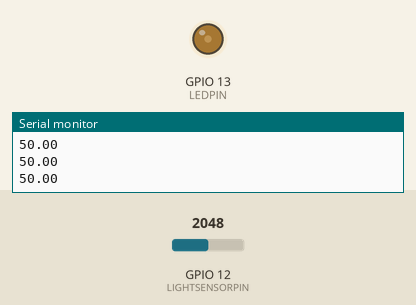
Bench run of a program on a simulated ESP32. Parts: output pins drawn as LEDs (lit = HIGH), the last lines printed to the serial monitor. Inputs (shaded band) come from the test bench; at power-on: GPIO 12 (LIGHTSENSORPIN) = 2048.

Above: at 1.2 s.
1.3 s: GPIO 12 (LIGHTSENSORPIN) set to 2866
At 2.3 s:
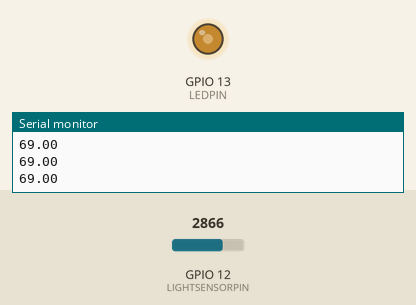
2.9 s: GPIO 12 (LIGHTSENSORPIN) set to 3603
At 3.5 s:
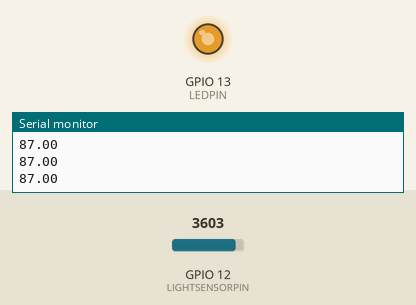
4.5 s: GPIO 12 (LIGHTSENSORPIN) set to 0
At 5.8 s:
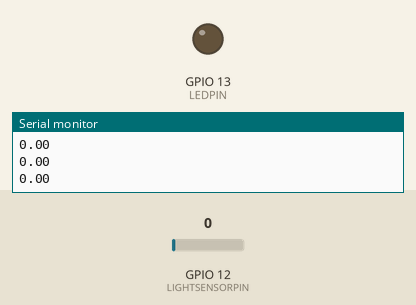
6.1 s: GPIO 12 (LIGHTSENSORPIN) set to 2047
At 7.3 s:
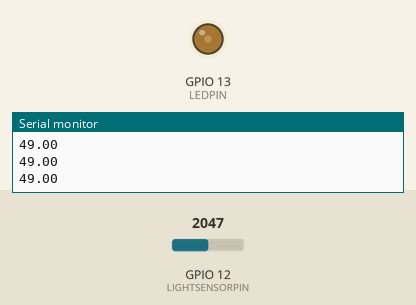
Timing chart, 0 to 8.7 s (numbered marks = the images above; inputs shaded):
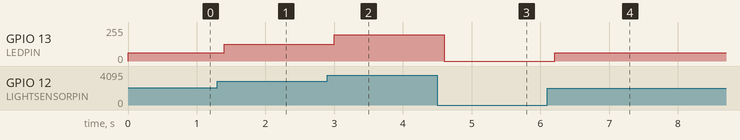

The program:

main.cpp
```cpp
#include <Arduino.h>

//  Example to capture data from the ambient light with TEMP6000 sensor.
//  MIKEL: Working

#define LEDPIN 13         //LED brightness (PWM) writing
#define LIGHTSENSORPIN 12 //Ambient light sensor reading

void setup() {
  pinMode(LIGHTSENSORPIN,  INPUT);
  pinMode(LEDPIN, OUTPUT);
  Serial.begin(115200);
}

void loop() {
  float reading = analogRead(LIGHTSENSORPIN); //Read light level
  float square_ratio = reading / 4096;        //Get percent of maximum value (1023)
  square_ratio = pow(square_ratio, 2.0);      //Square to make response more obvious
  reading = map(reading,0,4095,0,100);
  analogWrite(LEDPIN, 255.0 * square_ratio);  //Adjust LED brightness relatively
  Serial.println(reading);                    //Display reading in serial monitor
  delay(200);
}
```

Measured:
- after the input at 1.3 s, GPIO 13 (LEDPIN): 63/255 → 124/255 after 0.10 s
- after the input at 2.9 s, GPIO 13 (LEDPIN): 124/255 → 197/255 after 0.10 s
- after the input at 4.5 s, GPIO 13 (LEDPIN): 197/255 → 0/255 after 0.10 s
- after the input at 6.1 s, GPIO 13 (LEDPIN): 0/255 → 63/255 after 0.11 s
